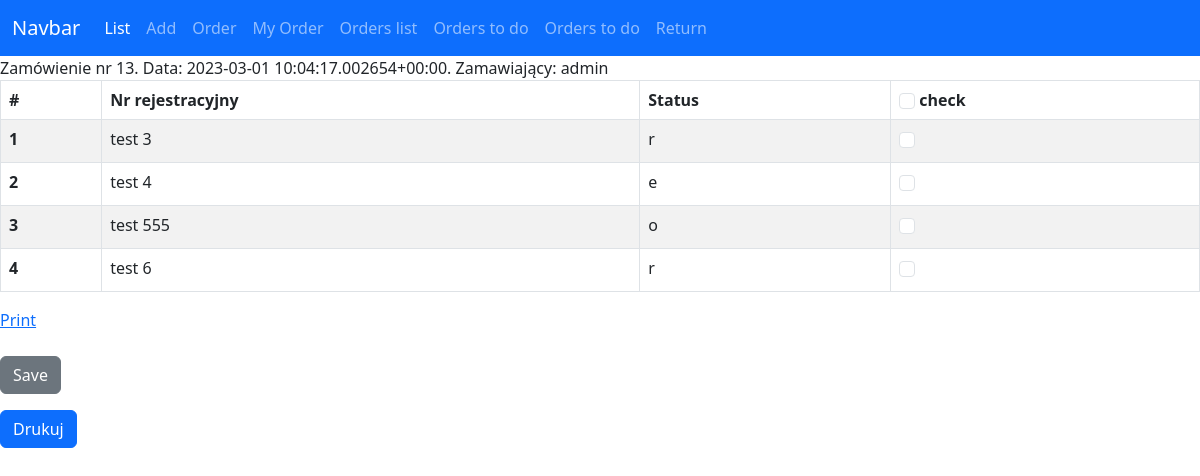
The app's page /files/order_details/13/, older data.
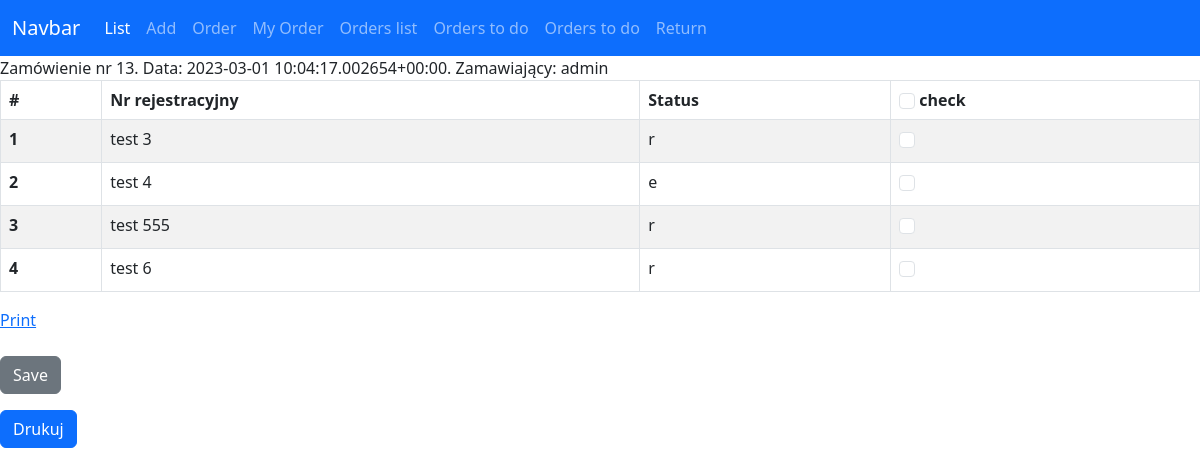
The same page, newer data.
### files/models.py (models this page shows, shortened)
class Vehicle(models.Model):
    tr = models.CharField(max_length=8)
    transfer_date = models.DateTimeField(blank=True, null=True)
    return_date = models.DateTimeField(blank=True, null=True)
    responsible_person = models.ForeignKey(User, related_name="vehicles", on_delete=models.RESTRICT)
    comments = models.CharField(max_length=100)
    LOAN_STATUS = (
        ('a', 'Awaits'),
        ('o', 'On Loan'),
        ('r', 'Returned'),
        ('e', 'rejected')
    )
    status = models.CharField(max_length=1, blank=True, choices=LOAN_STATUS, default='a')
    order = models.ForeignKey(Order, related_name="vehicles", on_delete=models.SET_NULL, null=True)

### files/views.py (the view)
# urls.py: path('order_details/<int:pk>/', views.order_details, name='order_details'),
def order_details(request, pk):
    order = Order.objects.get(pk=pk)
    if request.method == "POST":
        id_list = request.POST.getlist('boxes')
        for id in id_list:
            Vehicle.objects.filter(pk=int(id)).update(status='o')
        messages.success(request, ("Hurraa!!!"))
        return redirect('files:orders')
    else:
        return render(request, 'files/order_detail.html', context={'order': order})

### files/models.py (called while the page is built)
    def __str__(self) -> str:
        return f"Zamówienie nr {self.id}. Data: {self.order_date}. Zamawiający: {self.orderer}"

### files/templates/files/order_detail.html (shortened to what this page needs)
{% extends 'home.html' %}
{% block content %}
    {{order}}
<form action="" method="post">
<div id="to-print">
    <div>
<table class="table table-striped table-hover table-bordered">
    <thead>
      <tr>
        <th scope="col">#</th>
        <th scope="col">Nr rejestracyjny</th>
        <th scope="col">Status</th>
        <th scope="col"><input class="form-check-input" type="checkbox" value="Select All" onclick="selectAll(this)" id="TestAll" /> check</th>
      </tr>
    </thead>
    <tbody>
        {% for vehicle in order.vehicles.all %}
        <tr>
            <th scope="row">{{forloop.counter}}</th>
            <td>{{vehicle.tr}}</td>
            <td>{{vehicle.status}}</td>
            <td>
            {% if event.approved %}
                <div class="form-check">
                    <input class="form-check-input" type="checkbox" checked="checked" value="{{vehicle.id}}" name="boxes" id="TestAll">
                </div>
                {% else %}
                <div class="form-check">
                    <input class="form-check-input" type="checkbox" value="{{vehicle.id}}" name="boxes" id="TestAll">
                </div>
            {% endif %}
                </td>
        </tr>
        {% endfor %}
    </tbody>
  </table>
</div><a href="#" onclick="printInfo(this)">Print</a>
</div>
  <br/>
  <button class="btn btn-secondary" type="submit">Save</button>
</form>
<button class="btn btn-primary" onclick="window.print()">Drukuj</button>
{% endblock content %}

Row changes from the older to the newer data that the page shows:
changed Vehicle "test 555": status "o" → "r"
